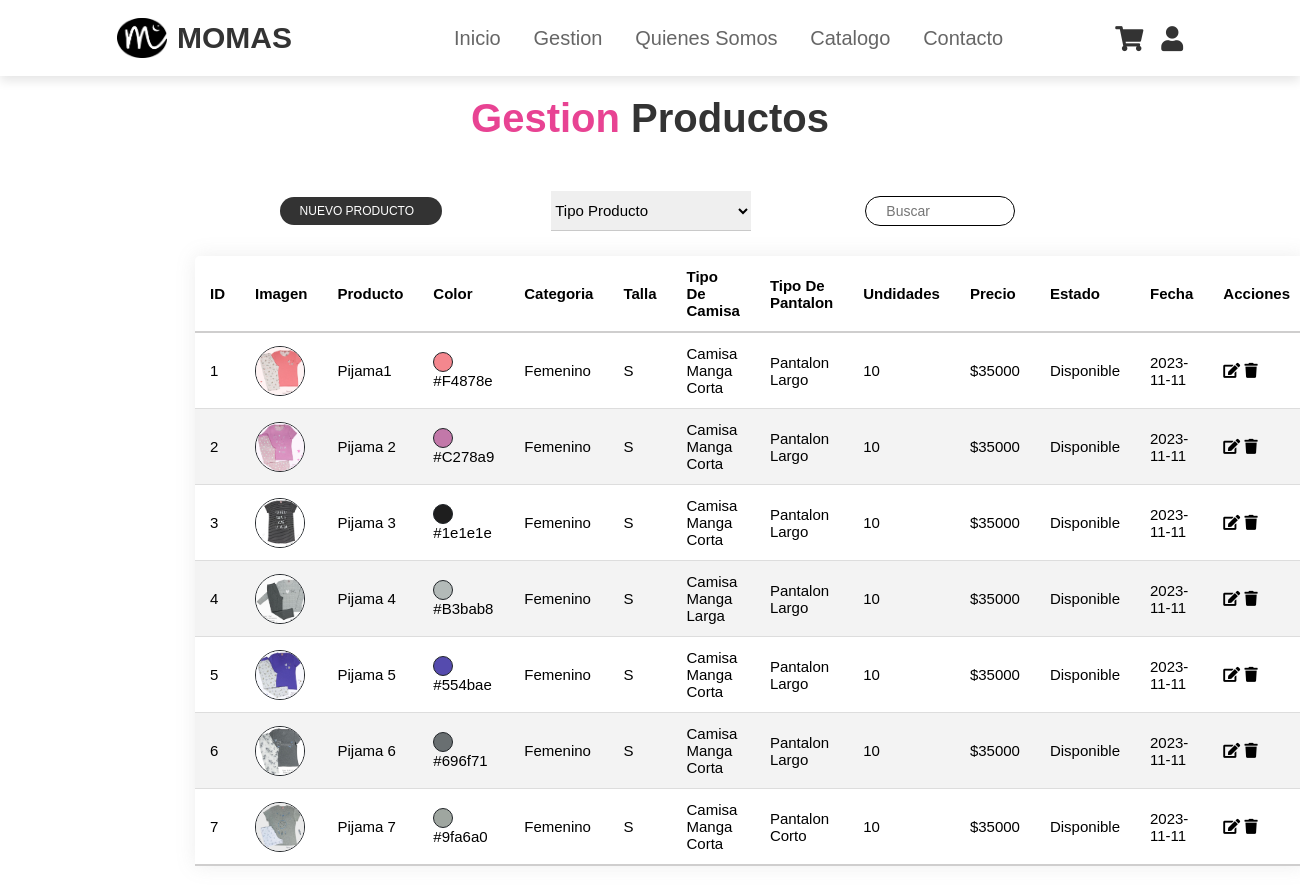
Page /views/GestionProductos.php (signed in) on the committed database.
### tables this page shows
CREATE TABLE `productos` (
  `idProducto` int(11) NOT NULL,
  `imagenProducto` varchar(200) NOT NULL,
  `nombreProducto` varchar(45) NOT NULL,
  `colorProducto` varchar(45) NOT NULL,
  `idCategoria` int(45) NOT NULL,
  `idTalla` int(5) NOT NULL,
  `idCamisa` int(11) NOT NULL,
  `idPantalon` int(11) NOT NULL,
  `precioProducto` decimal(45,0) NOT NULL,
  `unidadesProducto` int(45) NOT NULL,
  `idEstado` int(11) NOT NULL,
  `fechaInsersion` date NOT NULL DEFAULT current_timestamp()
);

### model/Conexion.php (called while the page is built, shortened)
<?php
class Conexion
{
    private $host = 'localhost';
    private $user = 'root';
    private $password = '';
    private $database = 'momas';
    private $conexion;
    public function __construct()
    {
    $this->conexion = new mysqli($this->host, $this->user, $this->password, $this->database);
    }
    public function ejecutarConsulta($consulta)
    {
        $resultado = $this->conexion->prepare($consulta);
        return $resultado;
    }
}

### model/Producto.php (called while the page is built, shortened)
<?php
require_once 'Conexion.php';
class Producto
{
    private $conexion;
    public function __construct($idProducto, $imagenProducto, $nombreProducto, $colorProducto, $idCategoria, $idTalla, $idCamisa, $idPantalon, $precioProducto, $unidadesProducto, $idEstado)
    {
        $this->conexion = new Conexion();
    }
    public function consultarProductos()
    {
        $consulta = $this->conexion->ejecutarConsulta("SELECT p.idProducto, p.imagenProducto, p.nombreProducto, p.colorProducto, (SELECT categoriaProducto FROM categoria_producto WHERE idCategoria = p.idCategoria) AS categoriaProducto, (SELECT tallaProducto FROM talla_producto WHERE idTalla = p.idTalla) AS tallaProducto, (SELECT tipoCamisa FROM tipo_camisas WHERE idCamisa = p.idCamisa) AS tipoCamisa, (SELECT tipoPantalon FROM tipo_pantalones WHERE idPantalon = p.idPantalon) AS tipoPantalon, p.precioProducto, p.unidadesProducto, (SELECT estadoProducto FROM estado_producto WHERE idEstado = p.idEstado) AS estadoProducto, p.fechaInsersion FROM productos AS p; ");
        $consulta->execute();
        $resultado = $consulta->get_result();
        $productos = array();
        while ($fila = $resultado->fetch_assoc()) {
            $productos[] = $fila;
        }
        return $productos;
    }
}

### views/GestionProductos.php (the view, shortened to what this page needs)
<?php
require_once '../model/Producto.php';
$producto = new Producto(null, null, null, null, null, null, null, null, null,null,null);
$productos = $producto->consultarProductos();
?>
<!DOCTYPE html>
<html lang="es">
<head>
    <link rel="stylesheet" href="./css/Gestiones.css">
</head>
<body>
    <?php include_once 'encabezadoUsuarioEspecial.php' ?>
    <?php include 'barraOpciones.php'; ?>
    <br><br><br><br><br><br>
    <section class="home" id="home">
        <div class="container-gestiones">
        <h1 class="heading"><span>gestion </span>Productos</h1>
            <div class="table-header">
                <a id="btn-agregar" href="RegistrarProducto.php"> Nuevo producto <ion-icon id="icon-agregar" name="add-circle"></ion-icon></a>
                <select name="" id="select-filter">
                    <option value="" selected>tipo producto</option>
                </select>
                <div class="buscar">
                    <input id="TextoBuscar" type="search" placeholder="Buscar" >
                </div>
            </div>
            <table class="content-table">
                <thead>
                    <tr>
                    <th>ID</th>
                        <th>Imagen</th>
                        <th>Producto</th>
                        <th>Color</th>
                        <th>Categoria</th>
                        <th>Talla</th>
                        <th>Tipo de Camisa</th>
                        <th>Tipo de Pantalon</th>
                        <th>Undidades</th>
                        <th>Precio</th>
                        <th>Estado</th>
                        <th>Fecha</th>
                        <th>Acciones</th>
                    </tr>
                </thead>
                <tbody>
                    <?php
                    if (!empty($productos)) {
                        foreach ($productos as $producto) {
                    ?>
                            <tr>
                                <td><?php echo $producto['idProducto']; ?></td>
                                <td>
                                    <div style="width: 50px; height: 50px; overflow: hidden; border: 1px solid #212529; border-radius: 50%;">
                                        <img src="images/<?php echo htmlspecialchars(strtolower($producto['imagenProducto'])); ?>" width="50px" alt="Producto">
                                    </div>
                                </td>
                                <td><?php echo htmlspecialchars($producto['nombreProducto']); ?></td>
                                <td>
                                    <div style="display: inline-block; vertical-align: middle;">
                                        <?php
                                        $colorProducto = htmlspecialchars($producto['colorProducto']);
                                        echo '<div style="width: 20px; height: 20px; background-color: ' . $colorProducto . '; display: inline-block; vertical-align: middle;  border: 1px solid #212529; border-radius: 50%"></div>';
                                        ?>
                                    </div>
                                    <?php echo $colorProducto; ?>
                                </td>
                                <td><?php echo htmlspecialchars($producto['categoriaProducto']); ?></td>
                                <td><?php echo htmlspecialchars($producto['tallaProducto']); ?></td>
                                <td><?php echo htmlspecialchars($producto['tipoCamisa']); ?></td>
                                <td><?php echo htmlspecialchars($producto['tipoPantalon']); ?></td>
                                <td><?php echo htmlspecialchars($producto['unidadesProducto']); ?></td>
                                <td><?php echo '$'.htmlspecialchars($producto['precioProducto']); ?></td>
                                <td><?php echo htmlspecialchars($producto['estadoProducto']); ?></td>
                                <td><?php echo htmlspecialchars($producto['fechaInsersion']); ?></td>
                                <td>
                                    <a class="btn btn-warning" href="EditarProducto.php?idProducto=<?php echo $producto['idProducto']; ?>"> <i class="fa fa-edit"></i> </a>
                                    <a class="btn btn-danger" data-bs-toggle="modal" data-bs-target="#eliminarModal" href="EliminarProducto.php?idProducto=<?php echo $producto['idProducto']; ?>"><i class="fa fa-trash"></i></a>
                                </td>
                            </tr>
                        <?php
                        }
                    } else {
                        ?>
                        <tr class="text-center">
                            <td colspan="6">No existen registros</td>
                        </tr>
                    <?php
                    }
                    ?>
                </tbody>
            </table>
        </div>
    </section>
</body>
</html>

### views/css/Gestiones.css (style rules this page uses)
.content-table { width: 70%; height: 40px; border-collapse: collapse; margin: 25px 0; font-size: 1.5rem; min-width: 400px; border-radius: 5px 5px 0 0; overflow: hidden; box-shadow: 0 0 20px rgba(136, 136, 136, 0.15); font-family: sans-serif; margin-left: 15%; }
.content-table thead tr { background-color:white; border-bottom: 2px solid #cfcece; color: black; text-align: left; font-weight: bold; }
.content-table th, .content-table td { padding: 12px 15px; }
.content-table tbody tr { border-bottom: 1px solid #dddddd; }
.content-table tbody tr:nth-of-type(even) { background-color: #f3f3f3; }
.content-table tbody tr:last-of-type { border-bottom: 2px solid #cfcece; }
.fa-plus, .fa-edit, .fa-trash { color :black; }
.heading { text-align: center; font-size: 4rem; color: #333; padding: 1rem; margin: 2rem 0; }
.heading span { color: var(--pink); }
#btn-agregar { outline: none; border: none; background-color: #333; color: #ffffff; padding: 7px 20px; border-radius: 20px; text-transform: uppercase; font-size: 12px; cursor: pointer; text-decoration: none; display: flex; align-items: center; }
#select-filter { border: none; border-bottom: 1px solid #c9c9c9; width: 200px; padding: 10px 0; font-size: 15px; }
.buscar { display: flex; position: relative; padding: 5px; margin-left: 20px; }
.buscar input { margin-top: 15px; margin-bottom: 20px; width: 200px; height: 30px; padding: 0 40px 0 20px; font-size: 14px; color: rgb(0, 0, 0); outline: none; border: 1px solid black; border-radius: 50px; }
.table-header { display: flex; align-items: center; justify-content: space-between; padding: 20px 30px 0; width: 70%; margin-left: 15%; }
#btn-agregar, #select-filter, .buscar { margin-right: 5px; }
#TextoBuscar { width: 150px; }
#btn-agregar, #select-filter, .buscar, #TextoBuscar { margin: auto; }

### views/css/encabezado.css (style rules this page uses)
:root { --pink:#e84393; }
* { margin: 0; padding: 0; box-sizing: border-box; font-family: Verdana, Geneva, Tahoma, sans-serif; outline: none; border: none; text-decoration: none; text-transform: capitalize; transition: .2s linear; }
html { font-size: 62.5%; scroll-behavior: smooth; scroll-padding-top: 6rem; overflow-x: hidden; }

### views/css/perfilUsuario.css (style rules this page uses)
:root { --pink:#e84393; }
* { margin: 0; padding: 0; box-sizing: border-box; font-family: Verdana, Geneva, Tahoma, sans-serif; outline: none; border: none; text-decoration: none; text-transform: capitalize; transition: .2s linear; }
html { font-size: 62.5%; scroll-behavior: smooth; scroll-padding-top: 6rem; overflow-x: hidden; }

### views/css/barranueva.css (style rules this page uses)
:root { --pink:#e84393; }
* { margin: 0px; padding: 0px; }

### rows in the picture
productos: idProducto "1", imagenProducto (picture), nombreProducto "Pijama1", colorProducto "#f4878e", categoriaProducto "Femenino", tallaProducto "S", tipoCamisa "Camisa Manga Corta", tipoPantalon "Pantalon Largo", unidadesProducto "10", precioProducto "35000", estadoProducto "Disponible", fechaInsersion "2023-11-11"
productos: idProducto "2", imagenProducto (picture), nombreProducto "Pijama 2", colorProducto "#c278a9", categoriaProducto "Femenino", tallaProducto "S", tipoCamisa "Camisa Manga Corta", tipoPantalon "Pantalon Largo", unidadesProducto "10", precioProducto "35000", estadoProducto "Disponible", fechaInsersion "2023-11-11"
productos: idProducto "3", imagenProducto (picture), nombreProducto "Pijama 3", colorProducto "#1e1e1e", categoriaProducto "Femenino", tallaProducto "S", tipoCamisa "Camisa Manga Corta", tipoPantalon "Pantalon Largo", unidadesProducto "10", precioProducto "35000", estadoProducto "Disponible", fechaInsersion "2023-11-11"
productos: idProducto "4", imagenProducto (picture), nombreProducto "Pijama 4", colorProducto "#b3bab8", categoriaProducto "Femenino", tallaProducto "S", tipoCamisa "Camisa Manga Larga", tipoPantalon "Pantalon Largo", unidadesProducto "10", precioProducto "35000", estadoProducto "Disponible", fechaInsersion "2023-11-11"
productos: idProducto "5", imagenProducto (picture), nombreProducto "Pijama 5", colorProducto "#554bae", categoriaProducto "Femenino", tallaProducto "S", tipoCamisa "Camisa Manga Corta", tipoPantalon "Pantalon Largo", unidadesProducto "10", precioProducto "35000", estadoProducto "Disponible", fechaInsersion "2023-11-11"
productos: idProducto "6", imagenProducto (picture), nombreProducto "Pijama 6", colorProducto "#696f71", categoriaProducto "Femenino", tallaProducto "S", tipoCamisa "Camisa Manga Corta", tipoPantalon "Pantalon Largo", unidadesProducto "10", precioProducto "35000", estadoProducto "Disponible", fechaInsersion "2023-11-11"
productos: idProducto "7", imagenProducto (picture), nombreProducto "Pijama 7", colorProducto "#9fa6a0", categoriaProducto "Femenino", tallaProducto "S", tipoCamisa "Camisa Manga Corta", tipoPantalon "Pantalon Corto", unidadesProducto "10", precioProducto "35000", estadoProducto "Disponible", fechaInsersion "2023-11-11"
